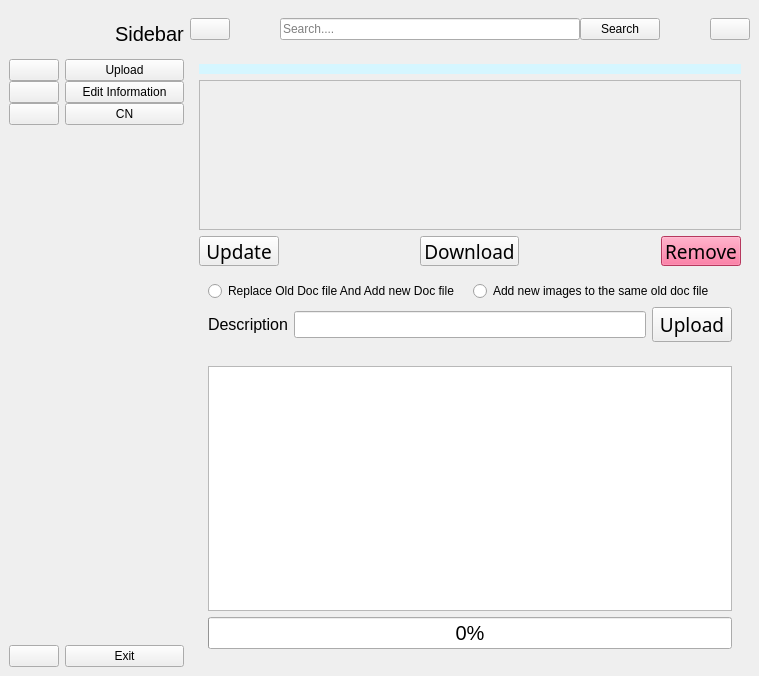
<?xml version="1.0" encoding="UTF-8"?>
<ui version="4.0">
 <class>MainWindow</class>
 <widget class="QMainWindow" name="MainWindow">
  <property name="geometry">
   <rect>
    <x>0</x>
    <y>0</y>
    <width>758</width>
    <height>676</height>
   </rect>
  </property>
  <property name="windowTitle">
   <string>MainWindow</string>
  </property>
  <widget class="QWidget" name="centralwidget">
   <layout class="QGridLayout" name="gridLayout_5">
    <item row="0" column="0">
     <widget class="QWidget" name="icon_only_widget" native="true">
      <layout class="QVBoxLayout" name="verticalLayout_3">
       <property name="spacing">
        <number>0</number>
       </property>
       <property name="leftMargin">
        <number>0</number>
       </property>
       <property name="topMargin">
        <number>0</number>
       </property>
       <property name="rightMargin">
        <number>0</number>
       </property>
       <property name="bottomMargin">
        <number>0</number>
       </property>
       <item>
        <layout class="QHBoxLayout" name="horizontalLayout_2">
         <property name="spacing">
          <number>0</number>
         </property>
         <item>
          <widget class="QLabel" name="logo_label_1">
           <property name="minimumSize">
            <size>
             <width>50</width>
             <height>50</height>
            </size>
           </property>
           <property name="maximumSize">
            <size>
             <width>50</width>
             <height>50</height>
            </size>
           </property>
           <property name="font">
            <font>
             <pointsize>14</pointsize>
            </font>
           </property>
           <property name="text">
            <string/>
           </property>
           <property name="pixmap">
            <pixmap resource="resource.qrc">:/icon/icon/Logo.png</pixmap>
           </property>
           <property name="scaledContents">
            <bool>true</bool>
           </property>
          </widget>
         </item>
        </layout>
       </item>
       <item>
        <layout class="QVBoxLayout" name="verticalLayout_2">
         <property name="spacing">
          <number>0</number>
         </property>
         <item>
          <widget class="QPushButton" name="home_btn_1">
           <property name="text">
            <string/>
           </property>
           <property name="icon">
            <iconset resource="resource.qrc">
             <normaloff>:/icon/icon/home-4-32.ico</normaloff>
             <normalon>:/icon/icon/home-4-48.ico</normalon>:/icon/icon/home-4-32.ico</iconset>
           </property>
           <property name="iconSize">
            <size>
             <width>20</width>
             <height>20</height>
            </size>
           </property>
           <property name="checkable">
            <bool>true</bool>
           </property>
           <property name="autoExclusive">
            <bool>true</bool>
           </property>
          </widget>
         </item>
         <item>
          <widget class="QPushButton" name="dashboard_btn_1">
           <property name="text">
            <string/>
           </property>
           <property name="icon">
            <iconset resource="resource.qrc">
             <normaloff>:/icon/icon/dashboard-5-32.ico</normaloff>
             <normalon>:/icon/icon/dashboard-5-48.ico</normalon>:/icon/icon/dashboard-5-32.ico</iconset>
           </property>
           <property name="iconSize">
            <size>
             <width>20</width>
             <height>20</height>
            </size>
           </property>
           <property name="checkable">
            <bool>true</bool>
           </property>
           <property name="autoExclusive">
            <bool>true</bool>
           </property>
          </widget>
         </item>
         <item>
          <widget class="QPushButton" name="pushButton_2_change_language">
           <property name="text">
            <string/>
           </property>
           <property name="icon">
            <iconset resource="resource.qrc">
             <normaloff>:/icon/icon/product-32.ico</normaloff>
             <normalon>:/icon/icon/product-48.ico</normalon>:/icon/icon/product-32.ico</iconset>
           </property>
           <property name="checkable">
            <bool>true</bool>
           </property>
           <property name="autoExclusive">
            <bool>true</bool>
           </property>
          </widget>
         </item>
        </layout>
       </item>
       <item>
        <spacer name="verticalSpacer">
         <property name="orientation">
          <enum>Qt::Vertical</enum>
         </property>
         <property name="sizeHint" stdset="0">
          <size>
           <width>20</width>
           <height>373</height>
          </size>
         </property>
        </spacer>
       </item>
       <item>
        <widget class="QPushButton" name="exit_btn_1">
         <property name="text">
          <string/>
         </property>
         <property name="icon">
          <iconset resource="resource.qrc">
           <normaloff>:/icon/icon/close-window-64.ico</normaloff>:/icon/icon/close-window-64.ico</iconset>
         </property>
         <property name="iconSize">
          <size>
           <width>20</width>
           <height>20</height>
          </size>
         </property>
         <property name="checkable">
          <bool>true</bool>
         </property>
         <property name="autoExclusive">
          <bool>true</bool>
         </property>
        </widget>
       </item>
      </layout>
     </widget>
    </item>
    <item row="0" column="1">
     <widget class="QWidget" name="full_menu_widget" native="true">
      <layout class="QVBoxLayout" name="verticalLayout_4">
       <property name="spacing">
        <number>0</number>
       </property>
       <property name="leftMargin">
        <number>0</number>
       </property>
       <property name="topMargin">
        <number>0</number>
       </property>
       <property name="rightMargin">
        <number>0</number>
       </property>
       <property name="bottomMargin">
        <number>0</number>
       </property>
       <item>
        <layout class="QHBoxLayout" name="horizontalLayout_3">
         <property name="spacing">
          <number>0</number>
         </property>
         <item>
          <widget class="QLabel" name="logo_label_2">
           <property name="minimumSize">
            <size>
             <width>50</width>
             <height>50</height>
            </size>
           </property>
           <property name="maximumSize">
            <size>
             <width>40</width>
             <height>40</height>
            </size>
           </property>
           <property name="text">
            <string/>
           </property>
           <property name="pixmap">
            <pixmap resource="resource.qrc">:/icon/icon/Logo.png</pixmap>
           </property>
           <property name="scaledContents">
            <bool>true</bool>
           </property>
          </widget>
         </item>
         <item>
          <widget class="QLabel" name="logo_label_3">
           <property name="font">
            <font>
             <family>Segoe UI</family>
             <pointsize>15</pointsize>
            </font>
           </property>
           <property name="text">
            <string>Sidebar</string>
           </property>
          </widget>
         </item>
        </layout>
       </item>
       <item>
        <layout class="QVBoxLayout" name="verticalLayout">
         <property name="spacing">
          <number>0</number>
         </property>
         <item>
          <widget class="QPushButton" name="home_btn_2">
           <property name="text">
            <string>Upload</string>
           </property>
           <property name="icon">
            <iconset resource="resource.qrc">
             <normaloff>:/icon/icon/home-4-32.ico</normaloff>
             <normalon>:/icon/icon/home-4-48.ico</normalon>:/icon/icon/home-4-32.ico</iconset>
           </property>
           <property name="iconSize">
            <size>
             <width>14</width>
             <height>14</height>
            </size>
           </property>
           <property name="checkable">
            <bool>true</bool>
           </property>
           <property name="autoExclusive">
            <bool>true</bool>
           </property>
          </widget>
         </item>
         <item>
          <widget class="QPushButton" name="dashboard_btn_2">
           <property name="text">
            <string>Edit Information</string>
           </property>
           <property name="icon">
            <iconset resource="resource.qrc">
             <normaloff>:/icon/icon/dashboard-5-32.ico</normaloff>
             <normalon>:/icon/icon/dashboard-5-48.ico</normalon>:/icon/icon/dashboard-5-32.ico</iconset>
           </property>
           <property name="iconSize">
            <size>
             <width>14</width>
             <height>14</height>
            </size>
           </property>
           <property name="checkable">
            <bool>true</bool>
           </property>
           <property name="autoExclusive">
            <bool>true</bool>
           </property>
          </widget>
         </item>
         <item>
          <widget class="QPushButton" name="pushButton_Change_lang">
           <property name="text">
            <string>CN</string>
           </property>
           <property name="icon">
            <iconset resource="resource.qrc">
             <normaloff>:/icon/icon/product-32.ico</normaloff>
             <normalon>:/icon/icon/product-48.ico</normalon>:/icon/icon/product-32.ico</iconset>
           </property>
           <property name="shortcut">
            <string>Ctrl+Z</string>
           </property>
           <property name="checkable">
            <bool>true</bool>
           </property>
           <property name="autoExclusive">
            <bool>true</bool>
           </property>
          </widget>
         </item>
        </layout>
       </item>
       <item>
        <spacer name="verticalSpacer_2">
         <property name="orientation">
          <enum>Qt::Vertical</enum>
         </property>
         <property name="sizeHint" stdset="0">
          <size>
           <width>20</width>
           <height>413</height>
          </size>
         </property>
        </spacer>
       </item>
       <item>
        <widget class="QPushButton" name="exit_btn_2">
         <property name="text">
          <string>Exit</string>
         </property>
         <property name="icon">
          <iconset resource="resource.qrc">
           <normaloff>:/icon/icon/close-window-64.ico</normaloff>:/icon/icon/close-window-64.ico</iconset>
         </property>
         <property name="iconSize">
          <size>
           <width>14</width>
           <height>14</height>
          </size>
         </property>
         <property name="checkable">
          <bool>true</bool>
         </property>
         <property name="autoExclusive">
          <bool>true</bool>
         </property>
        </widget>
       </item>
      </layout>
     </widget>
    </item>
    <item row="0" column="2">
     <layout class="QVBoxLayout" name="vertical_Layout_6">
      <item>
       <widget class="QWidget" name="header_widget_3" native="true">
        <layout class="QVBoxLayout" name="verticalLayout_5">
         <property name="spacing">
          <number>0</number>
         </property>
         <property name="leftMargin">
          <number>0</number>
         </property>
         <property name="topMargin">
          <number>0</number>
         </property>
         <property name="rightMargin">
          <number>0</number>
         </property>
         <property name="bottomMargin">
          <number>0</number>
         </property>
         <item>
          <widget class="QWidget" name="header_widget" native="true">
           <property name="minimumSize">
            <size>
             <width>0</width>
             <height>40</height>
            </size>
           </property>
           <layout class="QHBoxLayout" name="horizontalLayout_4">
            <property name="spacing">
             <number>0</number>
            </property>
            <property name="leftMargin">
             <number>0</number>
            </property>
            <property name="topMargin">
             <number>0</number>
            </property>
            <property name="rightMargin">
             <number>0</number>
            </property>
            <property name="bottomMargin">
             <number>0</number>
            </property>
            <item>
             <widget class="QPushButton" name="change_btn">
              <property name="text">
               <string/>
              </property>
              <property name="icon">
               <iconset resource="resource.qrc">
                <normaloff>:/icon/icon/activity-feed-32.ico</normaloff>:/icon/icon/activity-feed-32.ico</iconset>
              </property>
              <property name="iconSize">
               <size>
                <width>14</width>
                <height>14</height>
               </size>
              </property>
              <property name="checkable">
               <bool>true</bool>
              </property>
             </widget>
            </item>
            <item>
             <spacer name="horizontalSpacer">
              <property name="orientation">
               <enum>Qt::Horizontal</enum>
              </property>
              <property name="sizeType">
               <enum>QSizePolicy::Fixed</enum>
              </property>
              <property name="sizeHint" stdset="0">
               <size>
                <width>50</width>
                <height>20</height>
               </size>
              </property>
             </spacer>
            </item>
            <item>
             <layout class="QHBoxLayout" name="horizontalLayout">
              <item>
               <widget class="QLineEdit" name="search_input">
                <property name="minimumSize">
                 <size>
                  <width>300</width>
                  <height>0</height>
                 </size>
                </property>
                <property name="maximumSize">
                 <size>
                  <width>99999</width>
                  <height>16777215</height>
                 </size>
                </property>
                <property name="placeholderText">
                 <string>Search....</string>
                </property>
                <property name="clearButtonEnabled">
                 <bool>true</bool>
                </property>
               </widget>
              </item>
              <item>
               <widget class="QPushButton" name="search_btn">
                <property name="text">
                 <string>Search</string>
                </property>
                <property name="icon">
                 <iconset resource="resource.qrc">
                  <normaloff>:/icon/icon/search-13-48.ico</normaloff>:/icon/icon/search-13-48.ico</iconset>
                </property>
                <property name="iconSize">
                 <size>
                  <width>14</width>
                  <height>14</height>
                 </size>
                </property>
               </widget>
              </item>
             </layout>
            </item>
            <item>
             <spacer name="horizontalSpacer_2">
              <property name="orientation">
               <enum>Qt::Horizontal</enum>
              </property>
              <property name="sizeType">
               <enum>QSizePolicy::Fixed</enum>
              </property>
              <property name="sizeHint" stdset="0">
               <size>
                <width>50</width>
                <height>20</height>
               </size>
              </property>
             </spacer>
            </item>
            <item>
             <widget class="QPushButton" name="user_btn">
              <property name="text">
               <string/>
              </property>
              <property name="icon">
               <iconset resource="resource.qrc">
                <normaloff>:/icon/icon/user-48.ico</normaloff>:/icon/icon/user-48.ico</iconset>
              </property>
              <property name="iconSize">
               <size>
                <width>14</width>
                <height>14</height>
               </size>
              </property>
             </widget>
            </item>
           </layout>
          </widget>
         </item>
        </layout>
       </widget>
      </item>
      <item>
       <widget class="QStackedWidget" name="page_stackedWidget">
        <property name="currentIndex">
         <number>1</number>
        </property>
        <widget class="QWidget" name="upload_page">
         <layout class="QGridLayout" name="gridLayout_4">
          <item row="0" column="0">
           <widget class="QWidget" name="widget_for_scroll" native="true">
            <layout class="QGridLayout" name="gridLayout">
             <item row="0" column="0">
              <widget class="QScrollArea" name="scrollArea">
               <property name="widgetResizable">
                <bool>true</bool>
               </property>
               <widget class="QWidget" name="scrollAreaWidgetContents_2">
                <property name="geometry">
                 <rect>
                  <x>0</x>
                  <y>0</y>
                  <width>98</width>
                  <height>28</height>
                 </rect>
                </property>
               </widget>
              </widget>
             </item>
            </layout>
           </widget>
          </item>
          <item row="1" column="0">
           <widget class="QWidget" name="widget_upload" native="true">
            <layout class="QGridLayout" name="gridLayout_2">
             <item row="0" column="0">
              <layout class="QHBoxLayout" name="horizontalLayout_5">
               <item>
                <widget class="QLabel" name="label">
                 <property name="font">
                  <font>
                   <pointsize>12</pointsize>
                  </font>
                 </property>
                 <property name="text">
                  <string>Description</string>
                 </property>
                </widget>
               </item>
               <item>
                <widget class="QLineEdit" name="lineEdit">
                 <property name="font">
                  <font>
                   <pointsize>12</pointsize>
                  </font>
                 </property>
                </widget>
               </item>
              </layout>
             </item>
             <item row="0" column="1">
              <spacer name="horizontalSpacer_3">
               <property name="orientation">
                <enum>Qt::Horizontal</enum>
               </property>
               <property name="sizeHint" stdset="0">
                <size>
                 <width>320</width>
                 <height>20</height>
                </size>
               </property>
              </spacer>
             </item>
             <item row="0" column="2">
              <widget class="QPushButton" name="pushButton">
               <property name="font">
                <font>
                 <pointsize>14</pointsize>
                </font>
               </property>
               <property name="text">
                <string>Upload</string>
               </property>
              </widget>
             </item>
            </layout>
           </widget>
          </item>
          <item row="2" column="0">
           <widget class="QWidget" name="widget" native="true">
            <property name="minimumSize">
             <size>
              <width>0</width>
              <height>100</height>
             </size>
            </property>
            <property name="maximumSize">
             <size>
              <width>16777215</width>
              <height>300</height>
             </size>
            </property>
            <layout class="QGridLayout" name="gridLayout_3">
             <item row="0" column="0">
              <widget class="QTextEdit" name="textEdit"/>
             </item>
            </layout>
           </widget>
          </item>
         </layout>
        </widget>
        <widget class="QWidget" name="download_page">
         <layout class="QGridLayout" name="gridLayout_6">
          <item row="0" column="0">
           <widget class="QWidget" name="search_widget" native="true">
            <property name="minimumSize">
             <size>
              <width>0</width>
              <height>10</height>
             </size>
            </property>
            <property name="maximumSize">
             <size>
              <width>16777215</width>
              <height>100</height>
             </size>
            </property>
            <property name="autoFillBackground">
             <bool>false</bool>
            </property>
            <property name="styleSheet">
             <string notr="true">background-color:rgb(213, 246, 255)</string>
            </property>
            <layout class="QHBoxLayout" name="horizontalLayout_7">
             <property name="spacing">
              <number>0</number>
             </property>
             <property name="leftMargin">
              <number>0</number>
             </property>
             <property name="topMargin">
              <number>0</number>
             </property>
             <property name="rightMargin">
              <number>0</number>
             </property>
             <property name="bottomMargin">
              <number>0</number>
             </property>
            </layout>
           </widget>
          </item>
          <item row="3" column="0">
           <widget class="QWidget" name="widget_upload_edit" native="true">
            <layout class="QVBoxLayout" name="verticalLayout_8">
             <item>
              <layout class="QHBoxLayout" name="horizontalLayout_9">
               <item>
                <widget class="QRadioButton" name="radioButton_newDoc">
                 <property name="text">
                  <string>Replace Old Doc file And Add new Doc file</string>
                 </property>
                </widget>
               </item>
               <item>
                <widget class="QRadioButton" name="radioButton_addImage">
                 <property name="enabled">
                  <bool>true</bool>
                 </property>
                 <property name="text">
                  <string>Add new images to the same old doc file</string>
                 </property>
                </widget>
               </item>
              </layout>
             </item>
             <item>
              <layout class="QHBoxLayout" name="horizontalLayout_10"/>
             </item>
             <item>
              <layout class="QHBoxLayout" name="horizontalLayout_11">
               <item>
                <layout class="QHBoxLayout" name="horizontalLayout_6">
                 <item>
                  <widget class="QLabel" name="label_show">
                   <property name="font">
                    <font>
                     <pointsize>12</pointsize>
                    </font>
                   </property>
                   <property name="text">
                    <string>Description</string>
                   </property>
                  </widget>
                 </item>
                 <item>
                  <widget class="QLineEdit" name="input_area">
                   <property name="font">
                    <font>
                     <pointsize>12</pointsize>
                    </font>
                   </property>
                  </widget>
                 </item>
                </layout>
               </item>
               <item>
                <widget class="QPushButton" name="pushButton_upload">
                 <property name="font">
                  <font>
                   <family>Poppins</family>
                   <pointsize>14</pointsize>
                  </font>
                 </property>
                 <property name="text">
                  <string>Upload</string>
                 </property>
                </widget>
               </item>
              </layout>
             </item>
            </layout>
           </widget>
          </item>
          <item row="2" column="0">
           <widget class="QWidget" name="widget_actions" native="true">
            <property name="minimumSize">
             <size>
              <width>0</width>
              <height>30</height>
             </size>
            </property>
            <property name="maximumSize">
             <size>
              <width>16777215</width>
              <height>30</height>
             </size>
            </property>
            <layout class="QHBoxLayout" name="horizontalLayout_8">
             <property name="spacing">
              <number>0</number>
             </property>
             <property name="leftMargin">
              <number>0</number>
             </property>
             <property name="topMargin">
              <number>0</number>
             </property>
             <property name="rightMargin">
              <number>0</number>
             </property>
             <property name="bottomMargin">
              <number>0</number>
             </property>
             <item>
              <widget class="QPushButton" name="pushButton_update">
               <property name="font">
                <font>
                 <family>Poppins</family>
                 <pointsize>14</pointsize>
                </font>
               </property>
               <property name="text">
                <string>Update</string>
               </property>
              </widget>
             </item>
             <item>
              <spacer name="horizontalSpacer_5">
               <property name="orientation">
                <enum>Qt::Horizontal</enum>
               </property>
               <property name="sizeHint" stdset="0">
                <size>
                 <width>238</width>
                 <height>20</height>
                </size>
               </property>
              </spacer>
             </item>
             <item>
              <widget class="QPushButton" name="pushButton_download">
               <property name="font">
                <font>
                 <family>Poppins</family>
                 <pointsize>14</pointsize>
                </font>
               </property>
               <property name="text">
                <string>Download</string>
               </property>
              </widget>
             </item>
             <item>
              <spacer name="horizontalSpacer_6">
               <property name="orientation">
                <enum>Qt::Horizontal</enum>
               </property>
               <property name="sizeHint" stdset="0">
                <size>
                 <width>238</width>
                 <height>20</height>
                </size>
               </property>
              </spacer>
             </item>
             <item>
              <widget class="QPushButton" name="pushButton_remove">
               <property name="font">
                <font>
                 <family>Poppins</family>
                 <pointsize>14</pointsize>
                </font>
               </property>
               <property name="styleSheet">
                <string notr="true">background-color:rgb(255, 79, 132)</string>
               </property>
               <property name="text">
                <string>Remove</string>
               </property>
              </widget>
             </item>
            </layout>
           </widget>
          </item>
          <item row="4" column="0">
           <widget class="QWidget" name="show_result_widget" native="true">
            <layout class="QVBoxLayout" name="verticalLayout_9">
             <item>
              <widget class="QPlainTextEdit" name="plainText_show"/>
             </item>
             <item>
              <widget class="QProgressBar" name="progressBar">
               <property name="enabled">
                <bool>true</bool>
               </property>
               <property name="font">
                <font>
                 <pointsize>15</pointsize>
                </font>
               </property>
               <property name="contextMenuPolicy">
                <enum>Qt::DefaultContextMenu</enum>
               </property>
               <property name="autoFillBackground">
                <bool>true</bool>
               </property>
               <property name="value">
                <number>0</number>
               </property>
               <property name="textVisible">
                <bool>true</bool>
               </property>
               <property name="orientation">
                <enum>Qt::Horizontal</enum>
               </property>
               <property name="invertedAppearance">
                <bool>false</bool>
               </property>
              </widget>
             </item>
            </layout>
           </widget>
          </item>
          <item row="1" column="0">
           <widget class="QWidget" name="widget_for_scroll_download_page" native="true">
            <property name="minimumSize">
             <size>
              <width>0</width>
              <height>150</height>
             </size>
            </property>
            <property name="maximumSize">
             <size>
              <width>16777215</width>
              <height>150</height>
             </size>
            </property>
            <layout class="QVBoxLayout" name="verticalLayout_7">
             <property name="spacing">
              <number>0</number>
             </property>
             <property name="leftMargin">
              <number>0</number>
             </property>
             <property name="topMargin">
              <number>0</number>
             </property>
             <property name="rightMargin">
              <number>0</number>
             </property>
             <property name="bottomMargin">
              <number>0</number>
             </property>
             <item>
              <widget class="QScrollArea" name="scrollArea_2_edit_page">
               <property name="widgetResizable">
                <bool>true</bool>
               </property>
               <widget class="QWidget" name="scrollAreaWidgetContents_3">
                <property name="geometry">
                 <rect>
                  <x>0</x>
                  <y>0</y>
                  <width>535</width>
                  <height>148</height>
                 </rect>
                </property>
                <layout class="QVBoxLayout" name="verticalLayout_6"/>
               </widget>
              </widget>
             </item>
            </layout>
           </widget>
          </item>
         </layout>
        </widget>
       </widget>
      </item>
     </layout>
    </item>
   </layout>
  </widget>
 </widget>
 <resources>
  <include location="resource.qrc"/>
 </resources>
 <connections>
  <connection>
   <sender>home_btn_1</sender>
   <signal>toggled(bool)</signal>
   <receiver>home_btn_2</receiver>
   <slot>setChecked(bool)</slot>
   <hints>
    <hint type="sourcelabel">
     <x>59</x>
     <y>89</y>
    </hint>
    <hint type="destinationlabel">
     <x>174</x>
     <y>74</y>
    </hint>
   </hints>
  </connection>
  <connection>
   <sender>dashboard_btn_1</sender>
   <signal>toggled(bool)</signal>
   <receiver>dashboard_btn_2</receiver>
   <slot>setChecked(bool)</slot>
   <hints>
    <hint type="sourcelabel">
     <x>59</x>
     <y>117</y>
    </hint>
    <hint type="destinationlabel">
     <x>174</x>
     <y>97</y>
    </hint>
   </hints>
  </connection>
  <connection>
   <sender>home_btn_2</sender>
   <signal>toggled(bool)</signal>
   <receiver>home_btn_1</receiver>
   <slot>setChecked(bool)</slot>
   <hints>
    <hint type="sourcelabel">
     <x>174</x>
     <y>74</y>
    </hint>
    <hint type="destinationlabel">
     <x>59</x>
     <y>89</y>
    </hint>
   </hints>
  </connection>
  <connection>
   <sender>dashboard_btn_2</sender>
   <signal>toggled(bool)</signal>
   <receiver>dashboard_btn_1</receiver>
   <slot>setChecked(bool)</slot>
   <hints>
    <hint type="sourcelabel">
     <x>174</x>
     <y>97</y>
    </hint>
    <hint type="destinationlabel">
     <x>59</x>
     <y>117</y>
    </hint>
   </hints>
  </connection>
  <connection>
   <sender>change_btn</sender>
   <signal>toggled(bool)</signal>
   <receiver>icon_only_widget</receiver>
   <slot>setVisible(bool)</slot>
   <hints>
    <hint type="sourcelabel">
     <x>207</x>
     <y>39</y>
    </hint>
    <hint type="destinationlabel">
     <x>60</x>
     <y>338</y>
    </hint>
   </hints>
  </connection>
  <connection>
   <sender>change_btn</sender>
   <signal>toggled(bool)</signal>
   <receiver>full_menu_widget</receiver>
   <slot>setHidden(bool)</slot>
   <hints>
    <hint type="sourcelabel">
     <x>207</x>
     <y>39</y>
    </hint>
    <hint type="destinationlabel">
     <x>175</x>
     <y>246</y>
    </hint>
   </hints>
  </connection>
  <connection>
   <sender>exit_btn_2</sender>
   <signal>clicked()</signal>
   <receiver>MainWindow</receiver>
   <slot>close()</slot>
   <hints>
    <hint type="sourcelabel">
     <x>175</x>
     <y>648</y>
    </hint>
    <hint type="destinationlabel">
     <x>361</x>
     <y>622</y>
    </hint>
   </hints>
  </connection>
  <connection>
   <sender>exit_btn_1</sender>
   <signal>clicked()</signal>
   <receiver>MainWindow</receiver>
   <slot>close()</slot>
   <hints>
    <hint type="sourcelabel">
     <x>53</x>
     <y>648</y>
    </hint>
    <hint type="destinationlabel">
     <x>441</x>
     <y>622</y>
    </hint>
   </hints>
  </connection>
  <connection>
   <sender>pushButton_2_change_language</sender>
   <signal>clicked(bool)</signal>
   <receiver>pushButton_Change_lang</receiver>
   <slot>toggle()</slot>
   <hints>
    <hint type="sourcelabel">
     <x>31</x>
     <y>132</y>
    </hint>
    <hint type="destinationlabel">
     <x>121</x>
     <y>110</y>
    </hint>
   </hints>
  </connection>
  <connection>
   <sender>pushButton_Change_lang</sender>
   <signal>clicked(bool)</signal>
   <receiver>pushButton_2_change_language</receiver>
   <slot>toggle()</slot>
   <hints>
    <hint type="sourcelabel">
     <x>142</x>
     <y>107</y>
    </hint>
    <hint type="destinationlabel">
     <x>30</x>
     <y>130</y>
    </hint>
   </hints>
  </connection>
 </connections>
</ui>
